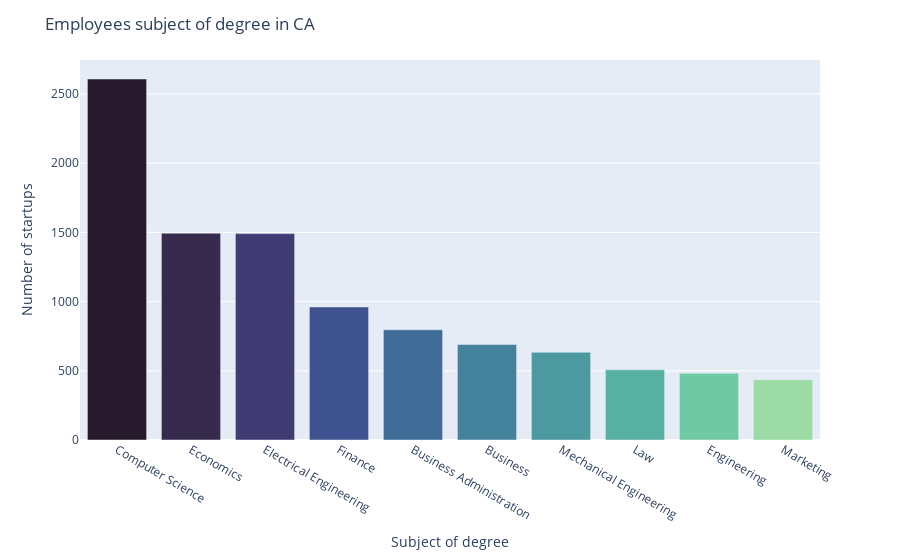

The code cell stored with this chart in its notebook:
### Code cell
subject_counts_CA = founders_CA['subject'].value_counts()
df_subject_counts_CA = pd.DataFrame({'subject': subject_counts_CA.index, 'count': subject_counts_CA.values})
df_subject_counts_CA =df_subject_counts_CA[0:10]

fig = px.bar(df_subject_counts_CA, x='subject', y='count')
fig.update_layout(
    title='Employees subject of degree in CA',
    xaxis_title='Subject of degree',
    yaxis_title='Number of startups'
)
fig.update_traces(marker_color=px.colors.sequential.deep[::-1], width=0.8)

fig.show()

### Figure 1 — Plotly figure (JSON) as saved in the notebook; plotly's stock layout.template omitted (floating-point values rounded to 4 significant figures)
{"data": [{"alignmentgroup": "True", "hovertemplate": "subject=%{x}<br>count=%{y}<extra></extra>", "legendgroup": "", "marker": {"color": ["rgb(39, 26, 44)", "rgb(54, 43, 77)", "rgb(64, 60, 115)", "rgb(62, 82, 143)", "rgb(62, 108, 150)", "rgb(68, 130, 155)", "rgb(76, 153, 160)", "rgb(86, 177, 163)", "rgb(111, 201, 163)", "rgb(156, 219, 165)", "rgb(206, 236, 179)", "rgb(253, 253, 204)"], "pattern": {"shape": ""}}, "name": "", "offsetgroup": "", "orientation": "v", "showlegend": false, "textposition": "auto", "type": "bar", "width": 0.8, "x": ["Computer Science", "Economics", "Electrical Engineering", "Finance", "Business Administration", "Business", "Mechanical Engineering", "Law", "Engineering", "Marketing"], "xaxis": "x", "y": [2608, 1494, 1491, 961, 796, 690, 634, 507, 482, 435], "yaxis": "y"}], "layout": {"barmode": "relative", "legend": {"tracegroupgap": 0}, "margin": {"t": 60}, "title": {"text": "Employees subject of degree in CA"}, "xaxis": {"anchor": "y", "domain": [0, 1], "title": {"text": "Subject of degree"}}, "yaxis": {"anchor": "x", "domain": [0, 1], "title": {"text": "Number of startups"}}}}
